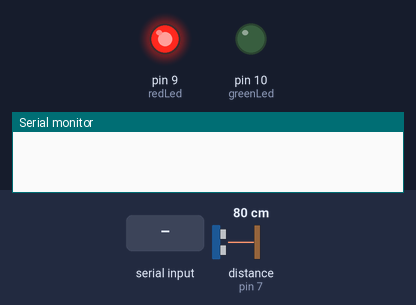
This sketch was run on a simulated Arduino Uno, built with avr-gcc and run on an emulated ATmega328P. Shown: output pins drawn as LEDs (lit = HIGH), the last lines printed to the serial monitor. Wiring (inferred from the names in the program): ultrasonic range finder: trigger pin 6; echo pin 7. Dashed ring = blinking. The inputs (shaded band) are chosen by the test bench; at power-on: distance to the obstacle (sensor on pin 7) 80 cm. The echo pulse lasts 58.3 µs per cm; pins used as bus, display or sensor lines are not drawn.

Above: at 20.0 s.
20.1 s: "1" received over the second serial link
At 20.4 s:
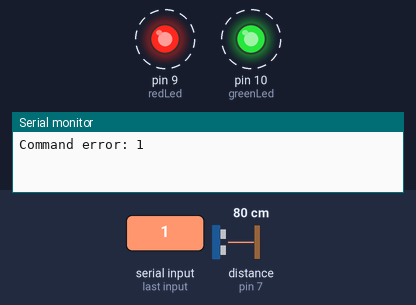
23.1 s: "C" received over the second serial link
At 24.1 s:
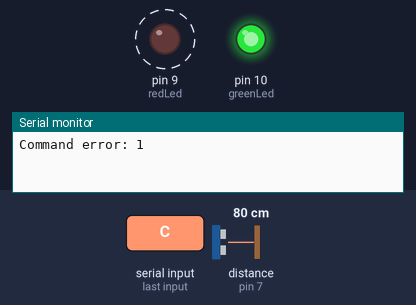
Timing chart, 0 to 34.5 s (numbered marks = the images above; inputs shaded):
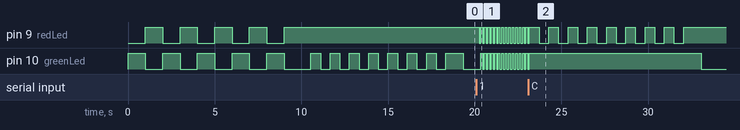

Measured:
- after the input at 20.1 s, pin 9 (redLed): alternates HIGH for 0.10 s and LOW for 0.10 s, starting after 0.16 s; pin 10 (greenLed): alternates HIGH for 0.10 s and LOW for 0.10 s, starting after 0.26 s

The sketch:

ultra11.ino
```cpp
// HC-SR04 ultrasonic range sensor; for parking lot
// sends distance metrics and Floor/Car code to Android via blue tooth
// Takes baseline command from Android and auto-calibrates
// TODO: take continuous moving average and computes variance
// https://forum.arduino.cc/index.php?topic=106043.0

#include <SoftwareSerial.h>
const int trigPin = 6;
const int echoPin = 7;
const int redLed = 9;       // Car; active LOW
const int greenLed = 10;    // Floor; active LOW

// Software serial port
const int softTx = 3;  // TX pin for Arduino; connect the Rx of BT shield to this pin
const int softRx = 2;  // RX pin for Arduino; Tx of the BT shield
SoftwareSerial softSerial(softRx, softTx); // The order is RX, TX

const long timeout = 25000L;   // 25 mSec = 4.25 meters max range
const int maxrange = 500;  // represents infinity
int numsamples = 30;  // for moving average
int actualsamples = 0;  // how many returned without timing out
int minimumsamples = 10;
int interPeriod = 10;  // mSec between readings
long duration;

int carThresh = 20;    // car height
int floorThresh = 100;   // floor height
int min_car_height = 120; // shortest car's height in cm
unsigned long lastupdate;
long updateinterval = 1000L; // milli sec, for sending to BT

int avgdistance = 0; // average a bunch of samples for noise reduction
int baseline_distance = 0;  // temp variable for calibration
int baseline_count = 8;  // how many bunches of samples for a baseline
// for baselining, (numsamples*2*baseline_count) samples are averaged

void setup()
{
    Serial.begin(9600);
    softSerial.begin(9600);
    pinMode(redLed, OUTPUT);
    pinMode(greenLed, OUTPUT);
    pinMode(trigPin, OUTPUT);
    pinMode(echoPin, INPUT);
    digitalWrite(redLed, HIGH);  // active LOW
    digitalWrite(greenLed, HIGH);
    blink1();
    calibrateFloor(); // this estimates the floor height
    carThresh = floorThresh - min_car_height;
    lastupdate = millis();
}

char rxbyte = 0;
char statusChar = 'E';
void loop()
{
  // TODO: handle message from android
  if (softSerial.available() > 0) {
      rxbyte = softSerial.read();
      if (rxbyte=='C' || rxbyte=='c') {
        calibrateCar();
        Serial.print("Car threshold: ");
        Serial.println(carThresh);
      }
      else
      if (rxbyte=='F' || rxbyte=='f') {
        calibrateFloor();
        Serial.print("Floor threshold: ");
        Serial.println(floorThresh);
      }
      else {
        Serial.print("Command error: ");
        Serial.println(rxbyte);
        blink2();
      }
   }

   measureRange();  // global avgdistance is calculated by this

    if (actualsamples < minimumsamples){
       digitalWrite(redLed, HIGH);
       digitalWrite(greenLed, HIGH);
       statusChar = 'E';
    }
    else
    if (abs(avgdistance-carThresh) < abs(avgdistance-floorThresh)){
       digitalWrite(redLed, LOW);
       digitalWrite(greenLed, HIGH);
       statusChar = 'C';
    } else {
       digitalWrite(redLed, HIGH);
       digitalWrite(greenLed, LOW);
       statusChar = 'F';
    }
    // data sent over BT must be in the form C999 or F999 followed by CR-LF
    if (millis()-lastupdate > updateinterval) {
        softSerial.print(statusChar);
        softSerial.println(avgdistance);
        //Serial.println(avgdistance);
        lastupdate = millis();
    }
}

// computes ultrasonic range
// returns the value in the global variable avgdistance
// sets the global variable actualsamples
int tmpdistance = 0;
void measureRange ()
{
    avgdistance=0;
    actualsamples=0;
    for (int i=0; i<numsamples; i++) {
        tmpdistance = getDistance();
        if (tmpdistance < maxrange) { // did not time out
            avgdistance += tmpdistance;
            actualsamples++;
        }
        delay(interPeriod);  // recomended gap is 35 mSec between readings ?
    }
    if (actualsamples > 0)
        avgdistance = avgdistance/actualsamples;
     // else avgdistance will be 0
}

int distance=0;   // distance to object in cm
int  getDistance()
{
    // The sensor is triggered by a HIGH pulse of 10 or more microseconds.
    // Give a short LOW pulse beforehand to ensure a clean HIGH pulse:
    digitalWrite(trigPin, LOW);
    delayMicroseconds(2);
    // Sets the trigPin on HIGH state for 10 micro seconds
    digitalWrite(trigPin, HIGH);
    delayMicroseconds(10);
    digitalWrite(trigPin, LOW);
    // Returns the sound's travel time in microseconds
    duration = pulseIn(echoPin, HIGH, timeout);
    // sound speed: 340 meters/sec = .034 cm/microsec
    // divide by 2 for round trip
    if (duration == 0L)  // timed out
        distance = maxrange;
    else
        distance = duration*0.034/2;
    return distance;
}

// computes the floor height & baselines it
void calibrateFloor()
{
    baseline_distance=0;
    digitalWrite (redLed, HIGH);
    for (int i=0; i<baseline_count; i++) {
        digitalWrite (greenLed, LOW);
        measureRange();  // this sets the global avgdistance
        baseline_distance += avgdistance;
        delay(100);
        digitalWrite (greenLed, HIGH);
        measureRange();  // this sets the global avgdistance
        baseline_distance += avgdistance;
        delay(100);
    }
    baseline_distance = baseline_distance/(2*baseline_count);
    floorThresh = baseline_distance;
}

// computes the car height & baselines it
void calibrateCar()
{
    baseline_distance=0;
    digitalWrite (greenLed, HIGH);
    for (int i=0; i<baseline_count; i++) {
        digitalWrite (redLed, LOW);
        measureRange();  // this sets the global avgdistance
        baseline_distance += avgdistance;
        delay(100);
        digitalWrite (redLed, HIGH);
        measureRange();  // this sets the global avgdistance
        baseline_distance += avgdistance;
        delay(100);
    }
    baseline_distance = baseline_distance/(2*baseline_count);
    carThresh = baseline_distance;
}

// Restarting delay
void blink1()
{
    for (int i=0; i<5; i++) {
      digitalWrite (redLed, LOW);
      digitalWrite (greenLed, HIGH);
      delay(1000);
      digitalWrite (redLed, HIGH);
      digitalWrite (greenLed, LOW);
      delay(1000);
    }
    digitalWrite (redLed, HIGH);
    digitalWrite (greenLed, HIGH);
}

// ERROR indicator
void blink2()
{
    for (int i=0; i<15; i++) {
      digitalWrite (redLed, LOW);
      digitalWrite (greenLed, LOW);
      delay(100);
      digitalWrite (redLed, HIGH);
      digitalWrite (greenLed, HIGH);
      delay(100);
    }
}
```
